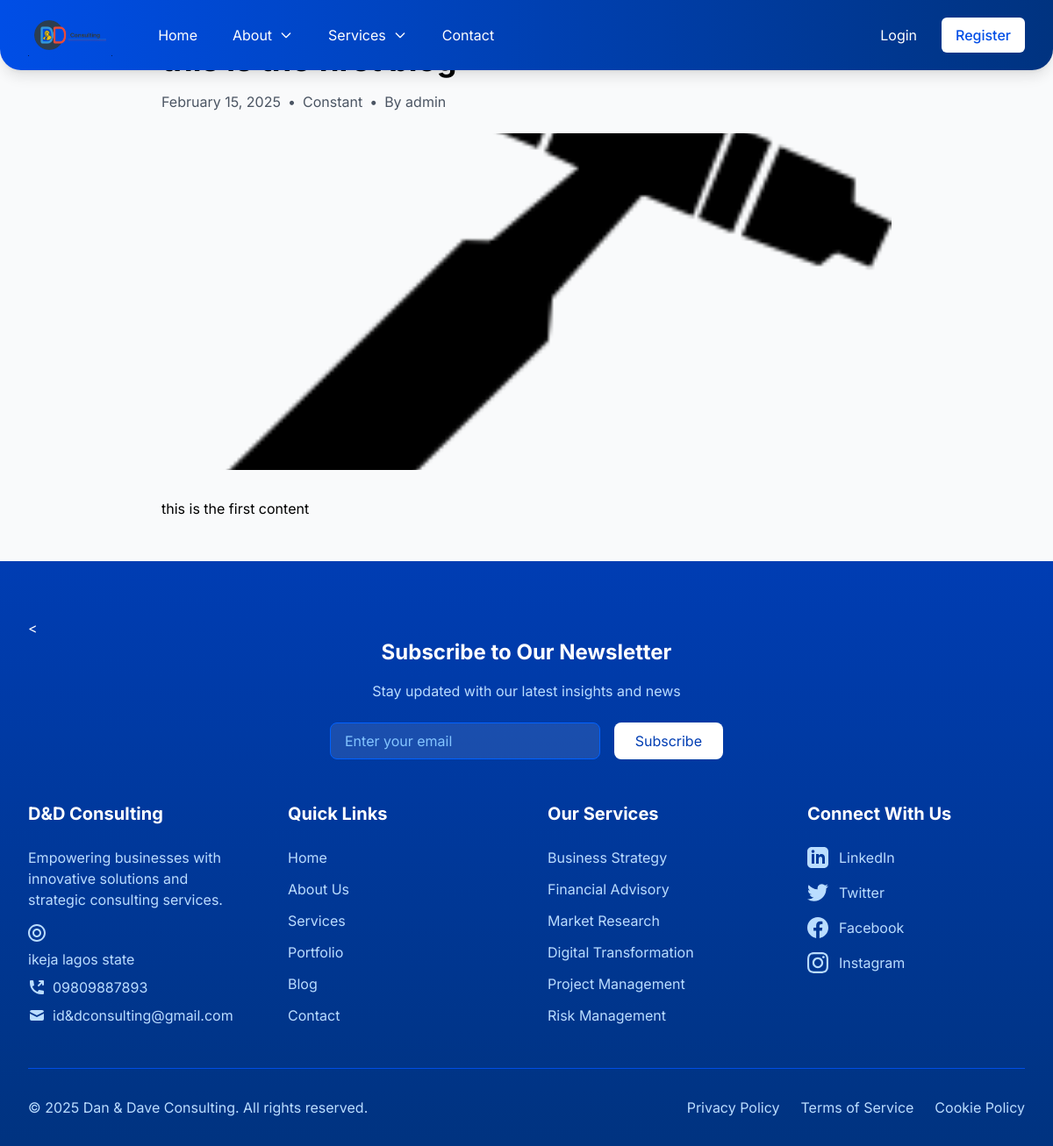
The page /blog/post/this-is-the-first-blog/ on the database its author committed.
### site_settings/models.py (models this page shows, shortened)
class SiteSettings(models.Model):
    site_name = models.CharField(max_length=100)
    tagline = models.CharField(max_length=200, blank=True)
    logo = models.ImageField(upload_to='site/logo/')
    favicon = models.ImageField(upload_to='site/favicon/')
    hero_video = models.FileField(upload_to='site/hero/', blank=True)
    hero_title = models.CharField(max_length=200)
    hero_subtitle = models.TextField()
    about_image = models.ImageField(upload_to='site/about/')
    about_title = models.CharField(max_length=200, null=True)  # Added field
    about_content = models.TextField(null=True)
    email = models.EmailField()
    phone = models.CharField(max_length=20)
    address = models.TextField()
    google_map_embed = models.TextField(blank=True)
    facebook = models.URLField(blank=True)
    twitter = models.URLField(blank=True)
    instagram = models.URLField(blank=True)
    linkedin = models.URLField(blank=True)
    youtube = models.URLField(blank=True)
    meta_title = models.CharField(max_length=200)
    meta_description = models.TextField()
    meta_keywords = models.TextField()
    google_analytics_id = models.CharField(max_length=50, blank=True)
    footer_text = models.TextField()
    copyright_text = models.CharField(max_length=200)
    class Meta:
        verbose_name = 'Site Settings'
        verbose_name_plural = 'Site Settings'

### blog/models.py (models this page shows, shortened)
class Post(models.Model):
    title = models.CharField(max_length=200)
    slug = models.SlugField(unique=True)
    author = models.ForeignKey(User, on_delete=models.CASCADE)
    category = models.ForeignKey(Category, on_delete=models.CASCADE)
    image = models.ImageField(upload_to='blog/')
    content = models.TextField()
    excerpt = models.TextField(max_length=200)
    created_at = models.DateTimeField(auto_now_add=True)
    updated_at = models.DateTimeField(auto_now=True)
    is_featured = models.BooleanField(default=False)
    class Meta:
        ordering = ['-created_at']

class Category(models.Model):
    name = models.CharField(max_length=100)
    slug = models.SlugField(unique=True)
    class Meta:
        verbose_name_plural = 'Categories'

### blog/views.py (the view)
# urls.py: path('post/<slug:slug>/', views.post_detail, name='post_detail'),
def post_detail(request, slug):
    post = get_object_or_404(Post, slug=slug)
    related_posts = Post.objects.filter(category=post.category).exclude(id=post.id)[:3]
    context = {
        'post': post,
        'related_posts': related_posts,
    }
    return render(request, 'blog/post_detail.html', context)

### blog/templates/blog/post_detail.html (shortened to what this page needs)
{% extends 'base.html' %}
{% block content %}
<article class="py-12">
    <div class="max-w-4xl mx-auto px-4 sm:px-6 lg:px-8">
        <header class="mb-8">
            <h1 class="text-4xl font-bold mb-4">{{ post.title }}</h1>
            <div class="flex items-center text-gray-600 mb-6">
                <span>{{ post.created_at|date:"F d, Y" }}</span>
                <span class="mx-2">•</span>
                <span>{{ post.category.name }}</span>
                <span class="mx-2">•</span>
                <span>By {{ post.author.get_full_name|default:post.author.username }}</span>
            </div>
            <img src="{{ post.image.url }}" alt="{{ post.title }}" class="w-full h-96 object-cover rounded-lg">
        </header>
        <div class="prose max-w-none">
            {{ post.content|safe }}
        </div>
    </div>
</article>
{% endblock %}

### templates/components/navbar.html (shortened to what this page needs)
<nav class="fixed top-0 left-0 right-0 z-50 bg-gradient-to-r from-primary-700 to-primary-900 rounded-b-3xl shadow-lg">
    <div class="h-20 mx-auto px-4 sm:px-6 lg:px-8">
        <div class="flex items-center justify-between h-20">
            <div class="flex items-center">
                <div class="flex-shrink-0">
                    <a href="{% url 'core:home' %}" class="flex items-center space-x-2">
                        {% if site_settings.logo %}
                            <img src="{{ site_settings.logo.url }}"
                                 alt="{{ site_settings.site_name }}"
                                 class="h-12 w-auto">
                        {% else %}
                            <span class="text-white font-bold text-2xl tracking-tight">D&D</span>
                            <span class="text-primary-200 font-medium">Consulting</span>
                        {% endif %}
                    </a>
                </div>
                <div class="hidden lg:block">
                    <div class="ml-10 flex items-baseline space-x-4">
                        <a href="{% url 'core:home' %}" class="text-white hover:bg-primary-600 px-3 py-2 rounded-md transition duration-300">Home</a>
                        <div class="relative group" x-data="{ open: false }" @click.away="open = false">
                            <button @click="open = !open"
                                    class="text-white hover:bg-primary-600 px-3 py-2 rounded-md inline-flex items-center transition duration-300">
                                <span>About</span>
                                <svg class="ml-2 h-4 w-4 transform" :class="{'rotate-180': open}" fill="none" stroke="currentColor" viewBox="0 0 24 24">
                                    <path stroke-linecap="round" stroke-linejoin="round" stroke-width="2" d="M19 9l-7 7-7-7"/>
                                </svg>
                            </button>
                        </div>
                        <div class="relative group" x-data="{ open: false }" @click.away="open = false">
                            <button @click="open = !open"
                                    class="text-white hover:bg-primary-600 px-3 py-2 rounded-md inline-flex items-center transition duration-300">
                                <span>Services</span>
                                <svg class="ml-2 h-4 w-4 transform" :class="{'rotate-180': open}" fill="none" stroke="currentColor" viewBox="0 0 24 24">
                                    <path stroke-linecap="round" stroke-linejoin="round" stroke-width="2" d="M19 9l-7 7-7-7"/>
                                </svg>
                            </button>
                        </div>
                        <a href="{% url 'core:contact' %}" class="text-white hover:bg-primary-600 px-3 py-2 rounded-md transition duration-300">Contact</a>
                    </div>
                </div>
            </div>
<div class="hidden lg:block">
    <div class="flex items-center space-x-4">
        {% if user.is_authenticated %}
            <div class="relative" x-data="{ open: false }" @click.away="open = false">
                <button @click="open = !open"
                        class="text-white hover:bg-primary-600 px-3 py-2 rounded-md inline-flex items-center transition duration-300">
                    <span>{{ user.get_full_name|default:user.username }}</span>
                    <svg class="ml-2 h-4 w-4 transform" :class="{'rotate-180': open}" fill="none" stroke="currentColor" viewBox="0 0 24 24">
                        <path stroke-linecap="round" stroke-linejoin="round" stroke-width="2" d="M19 9l-7 7-7-7"/>
                    </svg>
                </button>
                <div x-show="open"
                     x-transition:enter="transition ease-out duration-200"
                     x-transition:enter-start="opacity-0 transform scale-95"
                     x-transition:enter-end="opacity-100 transform scale-100"
                     class="absolute right-0 mt-2 w-48 rounded-md shadow-xl bg-white ring-1 ring-black ring-opacity-5">
                    <div class="py-1">
                        <a href="{% url 'accounts:dashboard' %}"
                           class="flex items-center px-4 py-2 text-sm text-gray-700 hover:bg-primary-50">
                            <svg class="mr-3 h-4 w-4 text-primary-600" fill="none" stroke="currentColor" viewBox="0 0 24 24">
                                <path stroke-linecap="round" stroke-linejoin="round" stroke-width="2" d="M3 12l2-2m0 0l7-7 7 7M5 10v10a1 1 0 001 1h3m10-11l2 2m-2-2v10a1 1 0 01-1 1h-3m-6 0a1 1 0 001-1v-4a1 1 0 011-1h2a1 1 0 011 1v4a1 1 0 001 1m-6 0h6"/>
                            </svg>
                            Dashboard
                        </a>
                        <a href="{% url 'accounts:profile' %}"
                           class="flex items-center px-4 py-2 text-sm text-gray-700 hover:bg-primary-50">
                            <svg class="mr-3 h-4 w-4 text-primary-600" fill="none" stroke="currentColor" viewBox="0 0 24 24">
                                <path stroke-linecap="round" stroke-linejoin="round" stroke-width="2" d="M16 7a4 4 0 11-8 0 4 4 0 018 0zM12 14a7 7 0 00-7 7h14a7 7 0 00-7-7z"/>
                            </svg>
                            Profile
                        </a>
                        <form method="POST" action="{% url 'accounts:logout' %}" class="block">
                            {% csrf_token %}
                            <button type="submit"
                                    class="w-full flex items-center px-4 py-2 text-sm text-red-600 hover:bg-red-50">
                                <svg class="mr-3 h-4 w-4" fill="none" stroke="currentColor" viewBox="0 0 24 24">
                                    <path stroke-linecap="round" stroke-linejoin="round" stroke-width="2" d="M17 16l4-4m0 0l-4-4m4 4H7m6 4v1a3 3 0 01-3 3H6a3 3 0 01-3-3V7a3 3 0 013-3h4a3 3 0 013 3v1"/>
                                </svg>
                                Logout
                            </button>
                        </form>
                    </div>
                </div>
            </div>
        {% else %}
            <a href="{% url 'accounts:login' %}"
               class="text-white hover:bg-primary-600 px-3 py-2 rounded-md transition duration-300">
                Login
            </a>
            <a href="{% url 'accounts:register' %}"
               class="bg-white text-primary-700 hover:bg-primary-50 px-4 py-2 rounded-md font-medium transition duration-300">
                Register
            </a>
        {% endif %}
    </div>
</div>
        </div>
    </div>
</nav>

### templates/components/footer.html (shortened to what this page needs)
<footer class="bg-gradient-to-b from-primary-800 to-primary-900 text-white">
    <div class=" max-w-7xl mx-auto pt-16 pb-8 px-4 sm:px-6 lg:px-8">
        <<div class="mb-12 text-center">
            <h2 class="text-2xl font-bold mb-4">Subscribe to Our Newsletter</h2>
            <p class="text-primary-200 mb-6">Stay updated with our latest insights and news</p>
            <form class="max-w-md mx-auto flex flex-col sm:flex-row gap-4">
                <input type="email"
                       placeholder="Enter your email"
                       class="flex-1 px-4 py-2 rounded-lg bg-white/10 border border-primary-600
                              focus:outline-none focus:ring-2 focus:ring-primary-500
                              text-white placeholder-primary-300">
                <button type="submit"
                        class="px-6 py-2 bg-white text-primary-800 rounded-lg
                               hover:bg-primary-100 transition duration-300">
                    Subscribe
                </button>
            </form>
        </div>
        <div class="grid grid-cols-1 md:grid-cols-2 lg:grid-cols-4 gap-12 mb-12">
            <div>
                <h3 class="text-xl font-bold mb-6">{{ site_settings.site_name }}</h3>
                <p class="text-primary-200 mb-4">{{ site_settings.footer_text|safe }}</p>
                <div class="space-y-2 text-primary-200">
                    <p class="flex items-center">
                        {{ site_settings.address|linebreaks }}
                    </p>
                    <p class="flex items-center">
                        {{ site_settings.phone }}
                    </p>
                    <p class="flex items-center">
                        <svg class="w-5 h-5 mr-2" fill="currentColor" viewBox="0 0 20 20">
                            <path d="M2.003 5.884L10 9.882l7.997-3.998A2 2 0 0016 4H4a2 2 0 00-1.997 1.884z"/>
                            <path d="M18 8.118l-8 4-8-4V14a2 2 0 002 2h12a2 2 0 002-2V8.118z"/>
                        </svg>
                        i{{ site_settings.email }}
                    </p>
                </div>
            </div>
            <div>
                <h3 class="text-xl font-bold mb-6">Quick Links</h3>
                <ul class="space-y-3">
                    <li><a href="{% url 'core:home' %}" class="text-primary-200 hover:text-white transition duration-300">Home</a></li>
                    <li><a href="{% url 'core:about' %}" class="text-primary-200 hover:text-white transition duration-300">About Us</a></li>
                    <li><a href="{% url 'core:services' %}" class="text-primary-200 hover:text-white transition duration-300">Services</a></li>
                    <li><a href="{% url 'core:portfolio' %}" class="text-primary-200 hover:text-white transition duration-300">Portfolio</a></li>
                    <li><a href="{% url 'blog:post_list' %}" class="text-primary-200 hover:text-white transition duration-300">Blog</a></li>
                    <li><a href="{% url 'core:contact' %}" class="text-primary-200 hover:text-white transition duration-300">Contact</a></li>
                </ul>
            </div>
            <div>
                <h3 class="text-xl font-bold mb-6">Our Services</h3>
                <ul class="space-y-3">
                    <li class="text-primary-200">Business Strategy</li>
                    <li class="text-primary-200">Financial Advisory</li>
                    <li class="text-primary-200">Market Research</li>
                    <li class="text-primary-200">Digital Transformation</li>
                    <li class="text-primary-200">Project Management</li>
                    <li class="text-primary-200">Risk Management</li>
                </ul>
            </div>
            <div>
                <h3 class="text-xl font-bold mb-6">Connect With Us</h3>
                <div class="flex flex-col space-y-4">
                    <a href="#" class="flex items-center text-primary-200 hover:text-white transition duration-300">
                        LinkedIn
                    </a>
                    <a href="#" class="flex items-center text-primary-200 hover:text-white transition duration-300">
                        Twitter
                    </a>
                    <a href="#" class="flex items-center text-primary-200 hover:text-white transition duration-300">
                        Facebook
                    </a>
                    <a href="#" class="flex items-center text-primary-200 hover:text-white transition duration-300">
                        Instagram
                    </a>
                </div>
            </div>
        </div>
                <div class="pt-8 mt-12 border-t border-primary-700">
                    <div class="flex flex-col md:flex-row justify-between items-center">
                        <div class="text-primary-200 mb-4 md:mb-0">
                            {{ site_settings.copyright_text }}
                        </div>
                        <div class="flex space-x-6">
                            <a href="#" class="text-primary-200 hover:text-white transition duration-300">Privacy Policy</a>
                            <a href="#" class="text-primary-200 hover:text-white transition duration-300">Terms of Service</a>
                            <a href="#" class="text-primary-200 hover:text-white transition duration-300">Cookie Policy</a>
                        </div>
                    </div>
                </div>
            </div>
        </footer>

### templates/base.html (style rules this page uses)
html { scroll-behavior: smooth; }

### rows shown on the page
SiteSettings: logo (picture), site_name "D&D Consulting", footer_text "Empowering businesses with innovative solutions and strategic consulting services.", address "ikeja lagos state", phone "09809887893", email "d&dconsulting@gmail.com", copyright_text "© 2025 Dan & Dave Consulting. All rights reserved."
Post: title "this is the first blog", created_at "February 15, 2025", category.name "Constant", author.get_full_name "admin", image (picture), content "this is the first content"
